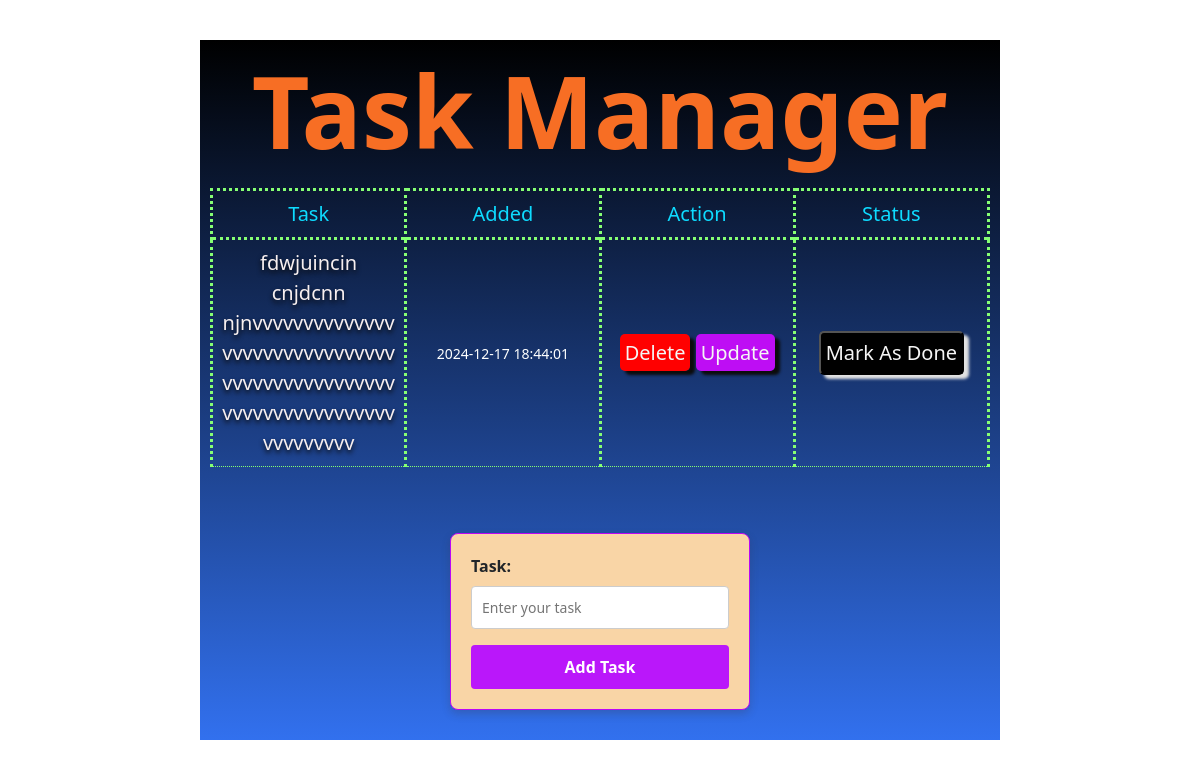
Before: / with the older database file.
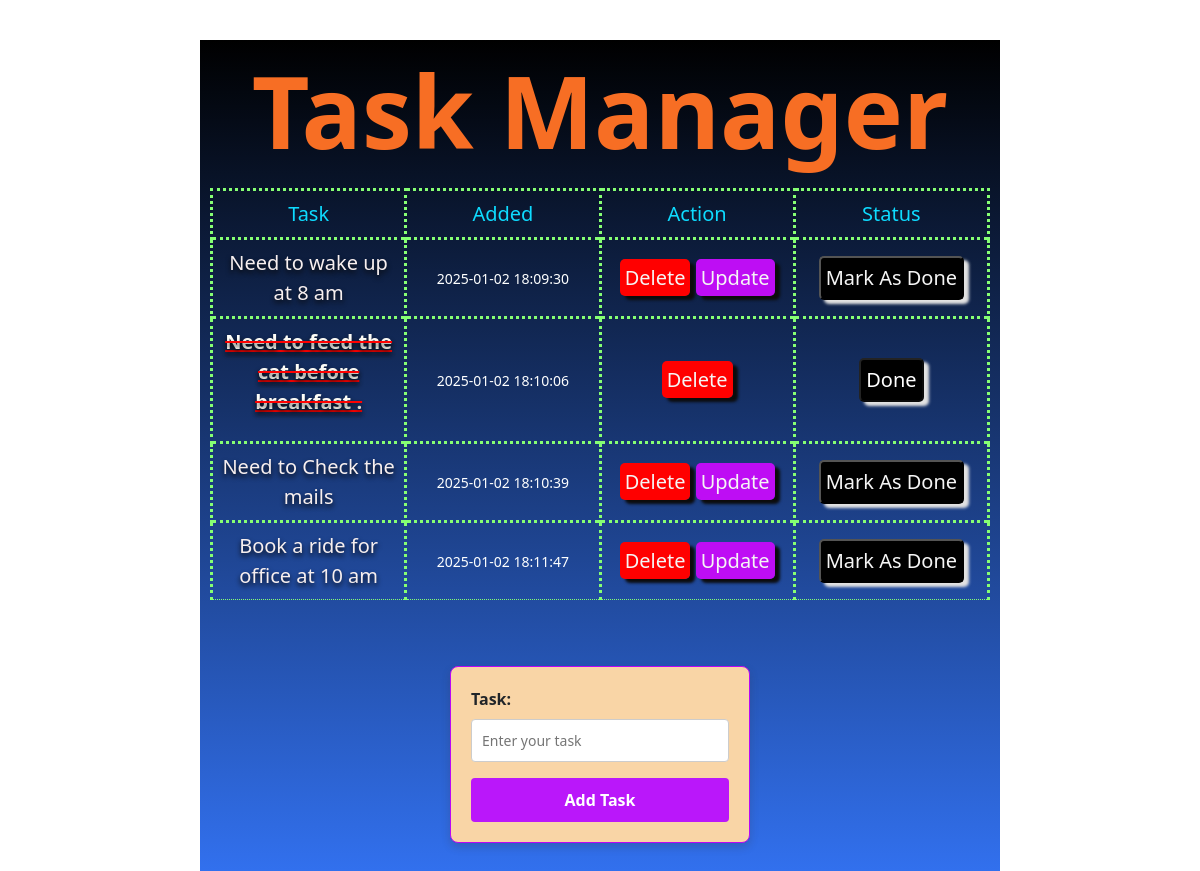
After: the same page with the newer database file.
### app.py (models this page shows, shortened)
class Todo(db.Model):
    id = db.Column(db.Integer, primary_key=True)
    content = db.Column(db.String(200), nullable=False)
    completed = db.Column(db.Integer, default=0)
    date_created = db.Column(db.DateTime, default=datetime.utcnow)
    is_done = db.Column(db.Boolean, default=False)

### app.py (the view)
@app.route('/', methods=['GET', 'POST'])
def index():
    if request.method == 'POST':
        task_content = request.form['content']
        new_task = Todo(content = task_content)
        try:
            db.session.add(new_task)
            db.session.commit()
            return redirect('/')
        except:
            return 'Task not added for unknown reason'
    else:
        task = Todo.query.order_by(Todo.date_created).all()
        return render_template('index.html', tasks=task)

### templates/index.html
{%extends 'base.html'%}
{% block content %}
<section class="structure">
    <div class="contents">
        <h1>Task Manager</h1>
        {% if tasks|length < 1 %}
        <h4 style="text-align: center; color:white;margin-top:20px;">Task list is empty . Create one below ! </h4>
        {% else %}
        <table class="table">
            <thead>
              <tr>
                <th scope="col">Task</th>
                <th scope="col">Added</th>
                <th scope="col">Action</th>
                <th scope="col">Status</th>
              </tr>
            </thead>
            <tbody>
            {% for t in tasks  %}
              <tr>
                {% if t.is_done %}
                <th scope="row" ><p class="Task-done">{{t.content}}</p></th>
                <td class="Added">{{t.date_created.strftime('%Y-%m-%d %H:%M:%S')}}</td>
                <td>
                    <a class="btnD" href="/delete/{{t.id}}">Delete</a>
                </td>
                <td class="Status">
                    <button class="btnM " style="{%if t.is_done%} background:black;color:white;{%endif%}" disabled>Done</button>
                </td>
                {% else %}
                <th scope="row" class="Task">{{t.content}}</th>
                <td class="Added">{{t.date_created.strftime('%Y-%m-%d %H:%M:%S')}}</td>
                <td>
                    <a class="btnD" href="/delete/{{t.id}}">Delete</a>
                    <a class="btnE" href="/update/{{t.id}}">Update</a>
                </td>
                <td>
                    <form action="/mark_as_done/{{t.id}}" method="POST">
                        <button class="btnM">Mark As Done</button>
                    </form>
                </td>
              </tr>
              {% endif %}
              {% endfor %}
            </tbody>
          </table>
          {% endif %}
          <div class="form-container">
            <form action="/" method="POST" class="form">
                <label for="content" class="form-label">Task:</label>
                <input type="text" name="content" id="content" class="form-input" placeholder="Enter your task">
                <input type="submit" value="Add Task" class="form-button">
            </form>
        </div>
    </div>
</section>
{% endblock  %}

### templates/base.html (shortened to what this page needs)
<!DOCTYPE html>
<html lang="en">
<head>
    <link rel="stylesheet" href="{{ url_for('static', filename='css/style.css')}}">
    <link href="https://cdn.jsdelivr.net/npm/bootstrap@5.0.2/dist/css/bootstrap.min.css" rel="stylesheet">
</head>
<body>
    {%block content%}
    {% endblock %}
</body>
</html>

### static/css/style.css (style rules this page uses)
body { margin: 0; font-family: sans-serif; }
.structure { display: flex; justify-content: center; margin-top: 40px; }
.contents { width:800px; display: flex; flex-direction: column; align-items: center; justify-content: center; background: linear-gradient(to top, rgba(45, 109, 238, 0.978), rgb(0, 0, 0)); flex-wrap: wrap; padding: 10px; }
.contents h1 { color: rgb(247, 110, 36); font-weight: bold; font-size: 100px; }
.table { width: 100%; table-layout: fixed; border-collapse:collapse; margin-top: 10px; }
.table th, .table td { text-align: center; vertical-align: middle; overflow: hidden; text-overflow: ellipsis; white-space: normal; word-wrap: break-word; border: 3px dotted rgb(134, 255, 115); padding: 10px; font-size: 20px; font-weight: 500; }
.Task { color:rgb(247, 239, 239); font-size: 20px; font-weight: bold; text-shadow: rgb(9, 9, 9) 0px 3px 5px; }
table .Added { color: rgb(254, 255, 255); font-size: 14px; }
.Task-done { text-decoration:line-through underline; text-decoration-color: rgb(255, 1, 1); color: rgb(255, 254, 248); text-overflow: hidden; font-size: 20px; font-weight: bold; text-shadow: rgb(9, 9, 9) 0px 3px 5px; }
thead { text-align: center; color: rgb(14, 219, 255); }
.form-container { display: flex; justify-content: center; align-items: center; margin-top: 50px; }
.form { display: flex; flex-direction: column; width: 300px; padding: 20px; border: 1px solid #ba06f6; border-radius: 8px; box-shadow: 0 4px 8px rgba(55, 54, 54, 0.232); background-color: #f9d5a6; margin-bottom: 20px; }
.form-label { font-size: 16px; font-weight: bold; margin-bottom: 8px; }
.form-input { padding: 10px; font-size: 14px; border: 1px solid #ccc; border-radius: 4px; margin-bottom: 16px; outline: none; }
.form-button { padding: 10px 15px; font-size: 16px; font-weight: bold; color: #fff; background-color: #ba17fa; border: none; border-radius: 4px; cursor: pointer; transition: background-color 0.3s; }
.btnD, .btnE, .btnM { padding: 5px; text-decoration: none; color: whitesmoke; border-radius: 5px; }
.btnD { background-color: rgb(255, 0, 0); box-shadow: 5px 4px 3px rgb(12, 12, 12); }
.btnE { background-color: rgb(190, 13, 244); box-shadow: 5px 4px 3px rgb(12, 12, 12); }
.btnM { background-color: #000000; box-shadow: 5px 4px 3px rgb(226, 226, 226); }

Changed rows visible on the page:
removed Todo: content "fdwjuincin cnjdcnn njnvvvvvvvvvvvvvvvvvvvvvvvvvvvvvvvvvvvvvvvvvvvvvvvvvvvvvvvvvvvvvvvvvvvvvvvvvv", date_created "2024-12-17 18:44:01"
added Todo: content "Need to wake up at 8 am", date_created "2025-01-02 18:09:30"
added Todo: content "Need to feed the cat before breakfast .", date_created "2025-01-02 18:10:06"
added Todo: content "Need to Check the mails", date_created "2025-01-02 18:10:39"
added Todo: content "Book a ride for office at 10 am", date_created "2025-01-02 18:11:47"
